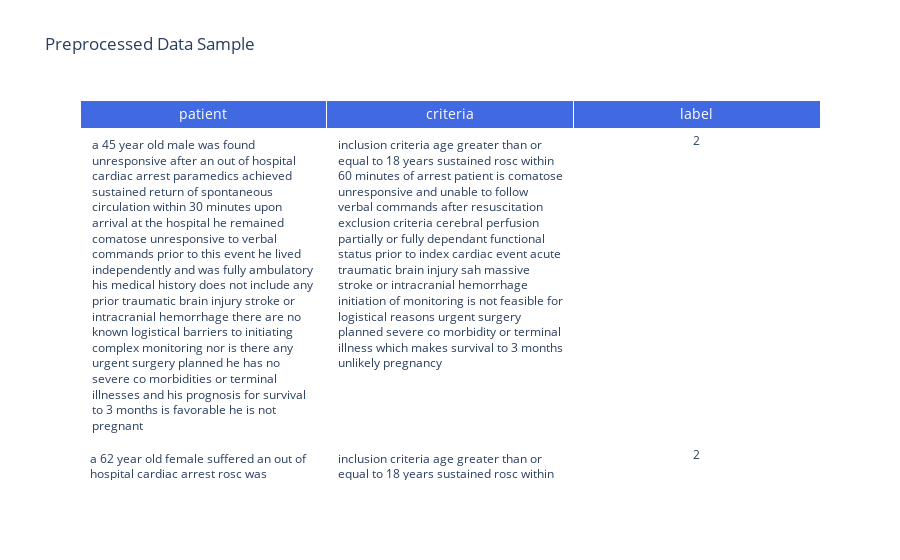

Notebook code for this chart:
### Code cell
import plotly.graph_objects as go

table_df = df.iloc[:,:-1].head(3)

fig = go.Figure(
    data=[go.Table(
        header=dict(values=list(table_df.columns),
                    fill_color='royalblue',
                    font=dict(color='white', size=14),
                    align='center'),
        cells=dict(values=[table_df[col] for col in table_df.columns],
                   fill_color='white',
                   align='center')
    )]
)

fig.update_layout(title="Preprocessed Data Sample")
fig.show()

### Figure 1 — Plotly figure (JSON) as saved in the notebook; plotly's stock layout.template omitted (floating-point values rounded to 4 significant figures)
{"data": [{"cells": {"align": "center", "fill": {"color": "white"}, "values": [["a 45 year old male was found unresponsive after an out of hospital cardiac arrest paramedics achieved sustained return of spontaneous circulation within 30 minutes upon arrival at the hospital he remained comatose unresponsive to verbal commands prior to this event he lived independently and was fully ambulatory his medical history does not include any prior traumatic brain injury stroke or intracranial hemorrhage there are no known logistical barriers to initiating complex monitoring nor is there any urgent surgery planned he has no severe co morbidities or terminal illnesses and his prognosis for survival to 3 months is favorable he is not pregnant", "a 62 year old female suffered an out of hospital cardiac arrest rosc was sustained within 45 minutes of the event post resuscitation she was deeply comatose showing no response to spoken words she was completely independent in her daily activities before the arrest her chart reveals no history of acute brain injury subarachnoid hemorrhage massive stroke or intracranial bleed all necessary monitoring equipment is readily available and there are no immediate surgical needs she is not known to have any severe or terminal illnesses that would limit her short term survival pregnancy status is negative", "an 18 year old male experienced an out of hospital cardiac arrest rosc was achieved and sustained within 15 minutes after resuscitation he remained unresponsive and unable to follow verbal commands he lived an active independent life prior to the arrest there is no indication of traumatic brain injury sah major stroke or intracranial hemorrhage the facility is equipped for immediate monitoring and no urgent surgical procedures are on the schedule he has no underlying conditions that would impede survival to 3 months pregnancy is not applicable"], ["inclusion criteria age greater than or equal to 18 years sustained rosc within 60 minutes of arrest patient is comatose unresponsive and unable to follow verbal commands after resuscitation exclusion criteria cerebral perfusion partially or fully dependant functional status prior to index cardiac event acute traumatic brain injury sah massive stroke or intracranial hemorrhage initiation of monitoring is not feasible for logistical reasons urgent surgery planned severe co morbidity or terminal illness which makes survival to 3 months unlikely pregnancy", "inclusion criteria age greater than or equal to 18 years sustained rosc within 60 minutes of arrest patient is comatose unresponsive and unable to follow verbal commands after resuscitation exclusion criteria cerebral perfusion partially or fully dependant functional status prior to index cardiac event acute traumatic brain injury sah massive stroke or intracranial hemorrhage initiation of monitoring is not feasible for logistical reasons urgent surgery planned severe co morbidity or terminal illness which makes survival to 3 months unlikely pregnancy", "inclusion criteria age greater than or equal to 18 years sustained rosc within 60 minutes of arrest patient is comatose unresponsive and unable to follow verbal commands after resuscitation exclusion criteria cerebral perfusion partially or fully dependant functional status prior to index cardiac event acute traumatic brain injury sah massive stroke or intracranial hemorrhage initiation of monitoring is not feasible for logistical reasons urgent surgery planned severe co morbidity or terminal illness which makes survival to 3 months unlikely pregnancy"], [2, 2, 2]]}, "header": {"align": "center", "fill": {"color": "royalblue"}, "font": {"color": "white", "size": 14}, "values": ["patient", "criteria", "label"]}, "type": "table"}], "layout": {"title": {"text": "Preprocessed Data Sample"}}}
